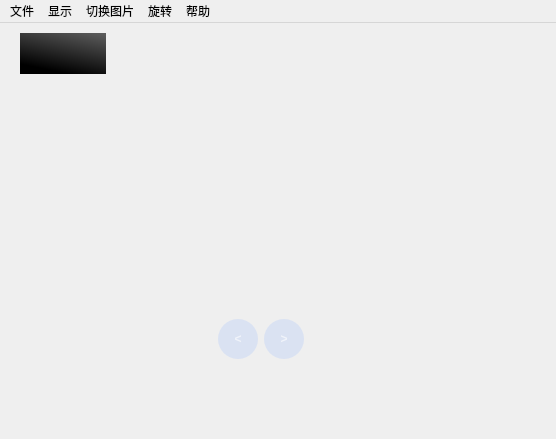
<?xml version="1.0" encoding="UTF-8"?>
<ui version="4.0">
 <class>picture</class>
 <widget class="QMainWindow" name="picture">
  <property name="geometry">
   <rect>
    <x>0</x>
    <y>0</y>
    <width>556</width>
    <height>439</height>
   </rect>
  </property>
  <property name="acceptDrops">
   <bool>true</bool>
  </property>
  <property name="windowTitle">
   <string>picture</string>
  </property>
  <widget class="QWidget" name="centralWidget">
   <property name="acceptDrops">
    <bool>false</bool>
   </property>
   <widget class="QScrollArea" name="scrollArea">
    <property name="geometry">
     <rect>
      <x>20</x>
      <y>10</y>
      <width>86</width>
      <height>41</height>
     </rect>
    </property>
    <property name="acceptDrops">
     <bool>false</bool>
    </property>
    <property name="styleSheet">
     <string notr="true"/>
    </property>
    <property name="frameShape">
     <enum>QFrame::NoFrame</enum>
    </property>
    <property name="widgetResizable">
     <bool>true</bool>
    </property>
    <property name="alignment">
     <set>Qt::AlignCenter</set>
    </property>
    <widget class="QWidget" name="scrollAreaWidgetContents">
     <property name="geometry">
      <rect>
       <x>0</x>
       <y>0</y>
       <width>86</width>
       <height>41</height>
      </rect>
     </property>
     <property name="acceptDrops">
      <bool>false</bool>
     </property>
     <property name="styleSheet">
      <string notr="true">#scrollAreaWidgetContents
{
background-color:qlineargradient(spread:pad, x1:0.567568, y1:1, x2:1, y2:0, stop:0 rgba(0, 0, 0, 255), stop:1 rgba(94, 94, 94, 255))
}</string>
     </property>
     <layout class="QVBoxLayout" name="verticalLayout">
      <property name="spacing">
       <number>0</number>
      </property>
      <property name="leftMargin">
       <number>0</number>
      </property>
      <property name="topMargin">
       <number>0</number>
      </property>
      <property name="rightMargin">
       <number>0</number>
      </property>
      <property name="bottomMargin">
       <number>0</number>
      </property>
      <item>
       <widget class="QLabel" name="label">
        <property name="frameShape">
         <enum>QFrame::NoFrame</enum>
        </property>
        <property name="text">
         <string/>
        </property>
        <property name="scaledContents">
         <bool>false</bool>
        </property>
        <property name="alignment">
         <set>Qt::AlignCenter</set>
        </property>
       </widget>
      </item>
     </layout>
    </widget>
   </widget>
   <widget class="QWidget" name="verticalLayoutWidget">
    <property name="geometry">
     <rect>
      <x>100</x>
      <y>120</y>
      <width>321</width>
      <height>231</height>
     </rect>
    </property>
    <layout class="QVBoxLayout" name="docklayout">
     <item>
      <spacer name="verticalSpacer">
       <property name="orientation">
        <enum>Qt::Vertical</enum>
       </property>
       <property name="sizeHint" stdset="0">
        <size>
         <width>20</width>
         <height>40</height>
        </size>
       </property>
      </spacer>
     </item>
     <item>
      <layout class="QHBoxLayout" name="horizontalLayout_4">
       <item>
        <spacer name="horizontalSpacer_5">
         <property name="orientation">
          <enum>Qt::Horizontal</enum>
         </property>
         <property name="sizeHint" stdset="0">
          <size>
           <width>40</width>
           <height>20</height>
          </size>
         </property>
        </spacer>
       </item>
       <item>
        <widget class="QPushButton" name="pushButton">
         <property name="minimumSize">
          <size>
           <width>40</width>
           <height>40</height>
          </size>
         </property>
         <property name="focusPolicy">
          <enum>Qt::TabFocus</enum>
         </property>
         <property name="styleSheet">
          <string notr="true">QPushButton
{	
background-color:  rgba(135, 175, 255, 50);
border-radius:20px;
padding:2px;
color:rgba(255,255,255,150);
font:bold;
}
QPushButton:hover
{	
background-color: rgba(135, 175, 255,200);
color:white;
}
QPushButton:checked
{	
	background-color: rgba(135, 175, 255,200);
}</string>
         </property>
         <property name="text">
          <string>&lt;</string>
         </property>
         <property name="flat">
          <bool>false</bool>
         </property>
        </widget>
       </item>
       <item>
        <widget class="QPushButton" name="pushButton_2">
         <property name="minimumSize">
          <size>
           <width>40</width>
           <height>40</height>
          </size>
         </property>
         <property name="focusPolicy">
          <enum>Qt::TabFocus</enum>
         </property>
         <property name="styleSheet">
          <string notr="true">QPushButton
{	
background-color:  rgba(135, 175, 255, 50);
border-radius:20px;
padding:2px;
color:rgba(255,255,255,150);
font:bold;
}
QPushButton:hover
{	
background-color: rgba(135, 175, 255,200);
color:white;
}
QPushButton:checked
{	
	background-color: rgba(135, 175, 255,200);
}</string>
         </property>
         <property name="text">
          <string>&gt;</string>
         </property>
        </widget>
       </item>
       <item>
        <spacer name="horizontalSpacer_6">
         <property name="orientation">
          <enum>Qt::Horizontal</enum>
         </property>
         <property name="sizeHint" stdset="0">
          <size>
           <width>40</width>
           <height>20</height>
          </size>
         </property>
        </spacer>
       </item>
      </layout>
     </item>
     <item>
      <spacer name="verticalSpacer_2">
       <property name="orientation">
        <enum>Qt::Vertical</enum>
       </property>
       <property name="sizeType">
        <enum>QSizePolicy::Fixed</enum>
       </property>
       <property name="sizeHint" stdset="0">
        <size>
         <width>20</width>
         <height>4</height>
        </size>
       </property>
      </spacer>
     </item>
    </layout>
   </widget>
  </widget>
  <widget class="QMenuBar" name="menuBar">
   <property name="geometry">
    <rect>
     <x>0</x>
     <y>0</y>
     <width>556</width>
     <height>24</height>
    </rect>
   </property>
   <widget class="QMenu" name="menu">
    <property name="title">
     <string>文件</string>
    </property>
    <addaction name="action"/>
   </widget>
   <widget class="QMenu" name="menu_2">
    <property name="title">
     <string>显示</string>
    </property>
    <addaction name="action_3"/>
    <addaction name="action_5"/>
    <addaction name="action_6"/>
    <addaction name="action_2"/>
   </widget>
   <widget class="QMenu" name="menu_3">
    <property name="title">
     <string>切换图片</string>
    </property>
    <addaction name="action_4"/>
   </widget>
   <widget class="QMenu" name="menu_4">
    <property name="title">
     <string>帮助</string>
    </property>
    <widget class="QMenu" name="menuMade_by_noahsai">
     <property name="title">
      <string>Made by noahsai</string>
     </property>
     <addaction name="actionNoahsai_github_io_2"/>
     <addaction name="actionGithub_com_noahsai"/>
    </widget>
    <addaction name="action_7"/>
    <addaction name="action_8"/>
    <addaction name="actionF11"/>
    <addaction name="actionCTRL"/>
    <addaction name="action_11"/>
    <addaction name="separator"/>
    <addaction name="menuMade_by_noahsai"/>
   </widget>
   <widget class="QMenu" name="menu_5">
    <property name="title">
     <string>旋转</string>
    </property>
    <addaction name="action_9"/>
    <addaction name="action_10"/>
   </widget>
   <addaction name="menu"/>
   <addaction name="menu_2"/>
   <addaction name="menu_3"/>
   <addaction name="menu_5"/>
   <addaction name="menu_4"/>
  </widget>
  <action name="action">
   <property name="text">
    <string>打开</string>
   </property>
  </action>
  <action name="action_3">
   <property name="text">
    <string>界面等宽</string>
   </property>
  </action>
  <action name="action_5">
   <property name="text">
    <string>界面等高</string>
   </property>
  </action>
  <action name="action_6">
   <property name="text">
    <string>实际大小</string>
   </property>
  </action>
  <action name="action_2">
   <property name="text">
    <string>全屏切换</string>
   </property>
  </action>
  <action name="action_4">
   <property name="checkable">
    <bool>true</bool>
   </property>
   <property name="checked">
    <bool>true</bool>
   </property>
   <property name="text">
    <string>到底部自动切换</string>
   </property>
  </action>
  <action name="action_7">
   <property name="text">
    <string>← - 上一张</string>
   </property>
   <property name="menuRole">
    <enum>QAction::TextHeuristicRole</enum>
   </property>
   <property name="iconVisibleInMenu">
    <bool>false</bool>
   </property>
   <property name="priority">
    <enum>QAction::NormalPriority</enum>
   </property>
  </action>
  <action name="action_8">
   <property name="text">
    <string>→ - 下一张</string>
   </property>
  </action>
  <action name="actionF11">
   <property name="text">
    <string>F11/双击 - 全屏切换</string>
   </property>
  </action>
  <action name="actionCTRL">
   <property name="text">
    <string>CTRL+滚轮 - 缩放</string>
   </property>
  </action>
  <action name="action_9">
   <property name="text">
    <string>顺时针</string>
   </property>
   <property name="visible">
    <bool>true</bool>
   </property>
  </action>
  <action name="action_10">
   <property name="text">
    <string>逆时针</string>
   </property>
   <property name="visible">
    <bool>true</bool>
   </property>
  </action>
  <action name="actionNoahsai_github_io">
   <property name="text">
    <string>noahsai.github.io</string>
   </property>
  </action>
  <action name="actionNoahsai_github_io_2">
   <property name="text">
    <string>noahsai.github.io</string>
   </property>
  </action>
  <action name="actionGithub_com_noahsai">
   <property name="text">
    <string>github.com/noahsai</string>
   </property>
  </action>
  <action name="action_11">
   <property name="text">
    <string>自动切换需额外滚动4次</string>
   </property>
  </action>
 </widget>
 <layoutdefault spacing="6" margin="11"/>
 <resources/>
 <connections/>
</ui>
